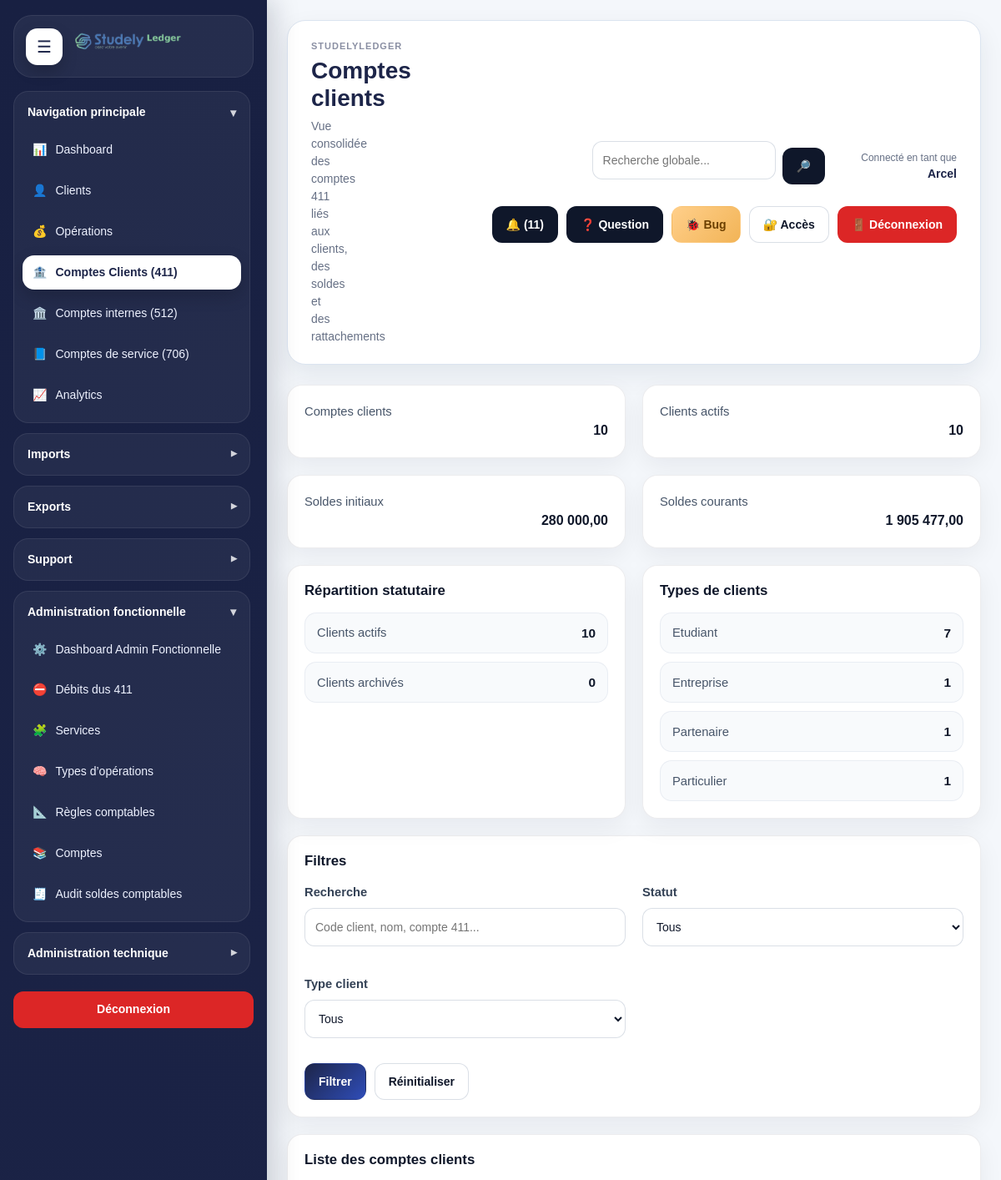
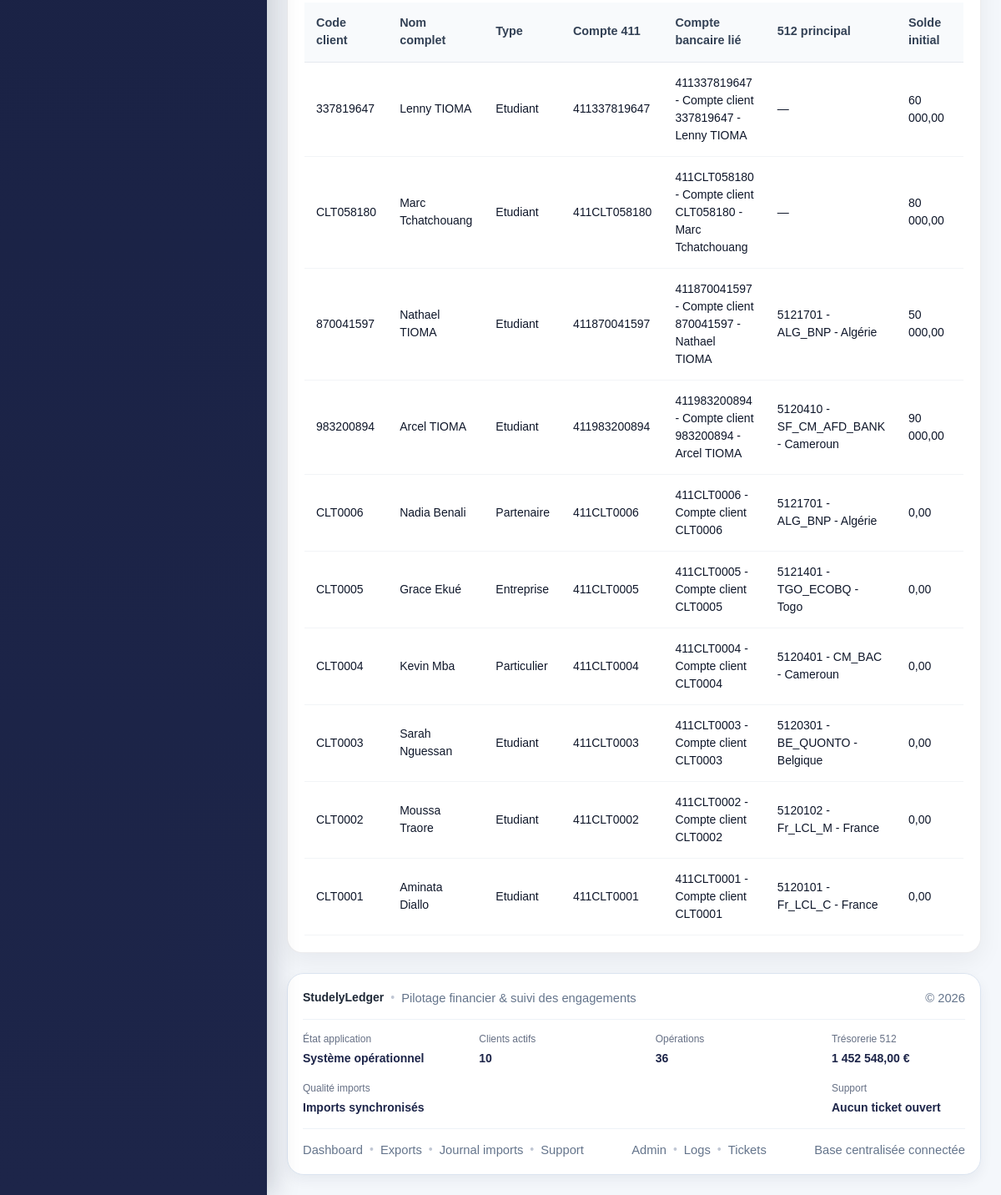
The app's page /modules/clients/client_accounts.php (signed in), older data (2 pictures, top to bottom).
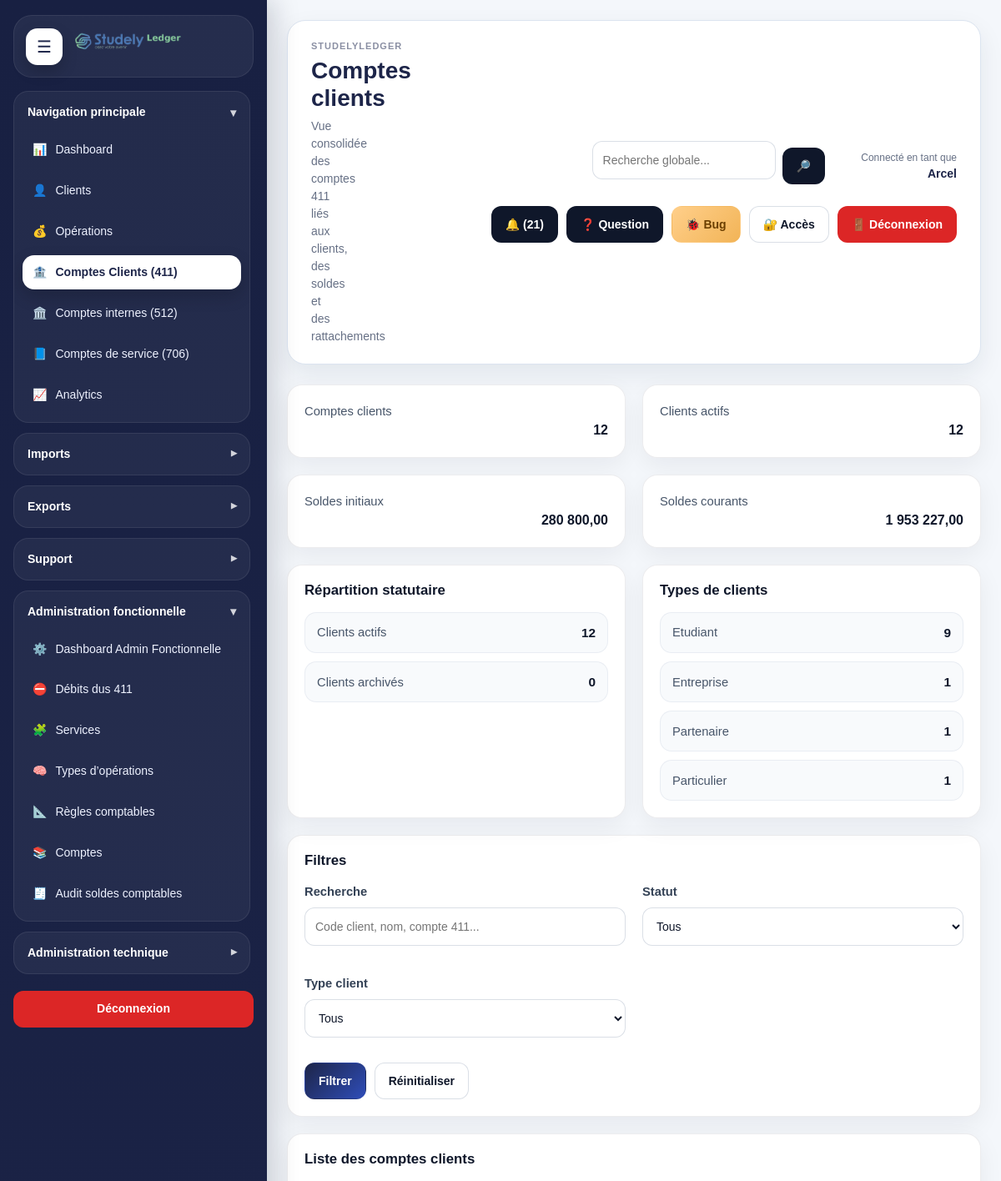
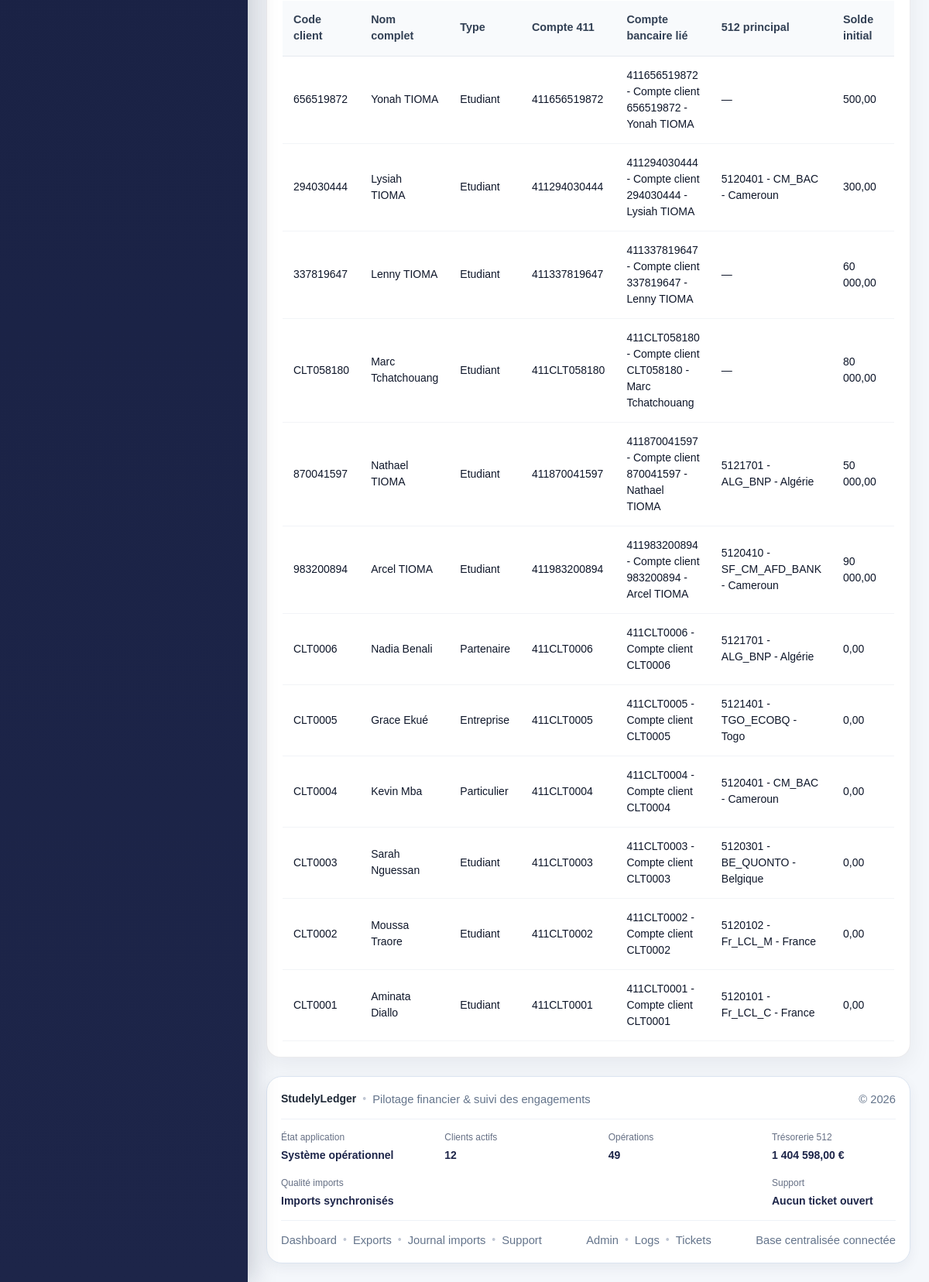
The same page, newer data (2 pictures, top to bottom).
### tables this page shows
CREATE TABLE `clients` (
  `id` int(11) NOT NULL,
  `client_code` varchar(20) NOT NULL,
  `first_name` varchar(150) NOT NULL,
  `last_name` varchar(150) NOT NULL,
  `full_name` varchar(255) NOT NULL,
  `email` varchar(255) DEFAULT NULL,
  `phone` varchar(100) DEFAULT NULL,
  `postal_address` varchar(255) DEFAULT NULL,
  `passport_number` varchar(100) DEFAULT NULL,
  `passport_issue_country` varchar(150) DEFAULT NULL,
  `passport_issue_date` date DEFAULT NULL,
  `passport_expiry_date` date DEFAULT NULL,
  `country_origin` varchar(150) DEFAULT NULL,
  `country_destination` varchar(150) DEFAULT NULL,
  `country_commercial` varchar(150) DEFAULT NULL,
  `client_type` varchar(150) DEFAULT NULL,
  `client_status` varchar(150) DEFAULT NULL,
  `status_id` int(11) DEFAULT NULL,
  `category_id` int(11) DEFAULT NULL,
  `currency` varchar(10) NOT NULL DEFAULT 'EUR',
  `generated_client_account` varchar(50) NOT NULL,
  `initial_treasury_account_id` int(11) DEFAULT NULL,
  `monthly_amount` decimal(15,2) NOT NULL DEFAULT 0.00,
  `monthly_treasury_account_id` int(11) DEFAULT NULL,
  `monthly_day` tinyint(2) NOT NULL DEFAULT 26,
  `monthly_enabled` tinyint(1) NOT NULL DEFAULT 0,
  `monthly_last_generated_at` datetime DEFAULT NULL,
  `is_active` tinyint(1) NOT NULL DEFAULT 1,
  `created_at` datetime NOT NULL DEFAULT current_timestamp(),
  `updated_at` datetime DEFAULT NULL
);

CREATE TABLE `treasury_accounts` (
  `id` int(11) NOT NULL,
  `account_code` varchar(50) NOT NULL,
  `account_label` varchar(255) NOT NULL,
  `bank_name` varchar(255) DEFAULT NULL,
  `subsidiary_name` varchar(255) DEFAULT NULL,
  `zone_code` varchar(100) DEFAULT NULL,
  `country_label` varchar(150) DEFAULT NULL,
  `country_type` varchar(150) DEFAULT NULL,
  `payment_place` varchar(150) DEFAULT NULL,
  `currency_code` varchar(10) NOT NULL DEFAULT 'EUR',
  `opening_balance` decimal(15,2) NOT NULL DEFAULT 0.00,
  `current_balance` decimal(15,2) NOT NULL DEFAULT 0.00,
  `is_active` tinyint(1) NOT NULL DEFAULT 1,
  `created_at` datetime NOT NULL DEFAULT current_timestamp(),
  `updated_at` datetime DEFAULT NULL
);

### includes/admin_functions.php (called while the page is built, shortened)
<?php
if (!function_exists('e')) {
    function e(?string $value): string
    {
        return htmlspecialchars((string)($value ?? ''), ENT_QUOTES, 'UTF-8');
    }
}
if (!function_exists('tableExists')) {
    function tableExists(PDO $pdo, string $tableName): bool
    {
        $stmt = $pdo->prepare("
            SELECT COUNT(*)
            FROM information_schema.TABLES
            WHERE TABLE_SCHEMA = DATABASE()
              AND TABLE_NAME = ?
        ");
        $stmt->execute([$tableName]);
        return (int)$stmt->fetchColumn() > 0;
    }
}
if (!function_exists('countUnreadNotifications')) {
    function countUnreadNotifications(PDO $pdo): int
    {
        if (!tableExists($pdo, 'notifications')) {
            return 0;
        }
        $stmt = $pdo->query("
            SELECT COUNT(*)
            FROM notifications
            WHERE COALESCE(is_read, 0) = 0
        ");
        return (int)$stmt->fetchColumn();
    }
}
        ?>

### modules/clients/client_accounts.php (the view, shortened to what the changed rows need)
<?php
$pdo = getPDO();
require_once __DIR__ . '/../../includes/admin_functions.php';
$pageTitle = 'Comptes clients';
$stats = [
    'total_accounts' => 0,
    'active_clients' => 0,
    'inactive_clients' => 0,
    'total_initial_balance' => 0,
    'total_current_balance' => 0,
];
$typeStats = [];
$baseSql = "
    FROM clients c
    LEFT JOIN (
        SELECT
            cba.client_id,
            ba.id AS bank_account_id,
            ba.account_number,
            ba.account_name,
            COALESCE(ba.initial_balance, 0) AS initial_balance,
            COALESCE(ba.balance, 0) AS balance,
            COALESCE(ba.is_active, 1) AS bank_is_active
        FROM client_bank_accounts cba
        INNER JOIN bank_accounts ba ON ba.id = cba.bank_account_id
        INNER JOIN (
            SELECT client_id, MIN(id) AS first_link_id
            FROM client_bank_accounts
            GROUP BY client_id
        ) x ON x.client_id = cba.client_id AND x.first_link_id = cba.id
    ) ba ON ba.client_id = c.id
    LEFT JOIN treasury_accounts ta ON ta.id = c.initial_treasury_account_id
";
$where = [];
$params = [];
$whereSql = $where ? (' WHERE ' . implode(' AND ', $where)) : '';
$statsSql = "
    SELECT
        COUNT(*) AS total_accounts,
        COALESCE(SUM(CASE WHEN COALESCE(c.is_active,1)=1 THEN 1 ELSE 0 END), 0) AS active_clients,
        COALESCE(SUM(CASE WHEN COALESCE(c.is_active,1)=0 THEN 1 ELSE 0 END), 0) AS inactive_clients,
        COALESCE(SUM(COALESCE(ba.initial_balance,0)), 0) AS total_initial_balance,
        COALESCE(SUM(COALESCE(ba.balance,0)), 0) AS total_current_balance
    {$baseSql}
";
$stmtStats = $pdo->prepare($statsSql);
$stmtStats->execute();
$statsRow = $stmtStats->fetch(PDO::FETCH_ASSOC);
if ($statsRow) {
    $stats = $statsRow;
}
if (tableExists($pdo, 'clients') && columnExists($pdo, 'clients', 'client_type')) {
    $stmtTypeStats = $pdo->query("
        SELECT
            COALESCE(client_type, 'Non renseigné') AS client_type,
            COUNT(*) AS total_count
        FROM clients
        GROUP BY client_type
        ORDER BY total_count DESC, client_type ASC
    ");
    $typeStats = $stmtTypeStats->fetchAll(PDO::FETCH_ASSOC) ?: [];
}
$listSql = "
    SELECT
        c.id AS client_id,
        c.client_code,
        c.full_name,
        c.first_name,
        c.last_name,
        c.client_type,
        c.generated_client_account,
        c.currency,
        c.is_active,
        c.monthly_amount,
        c.monthly_enabled,
        ba.bank_account_id,
        ba.account_number,
        ba.account_name,
        ba.initial_balance,
        ba.balance,
        ta.account_code AS treasury_account_code,
        ta.account_label AS treasury_account_label
    {$baseSql}
    {$whereSql}
    ORDER BY c.id DESC
";
$stmt = $pdo->prepare($listSql);
$stmt->execute($params);
$rows = $stmt->fetchAll(PDO::FETCH_ASSOC) ?: [];
require_once __DIR__ . '/../../includes/document_start.php';
?>
<div class="layout">
    <?php require_once __DIR__ . '/../../includes/sidebar.php'; ?>
    <div class="main">
        <?php require_once __DIR__ . '/../../includes/header.php'; ?>
        <div class="dashboard-grid-4" style="margin-bottom:20px;">
            <div class="card">
                <div class="metric-label">Comptes clients</div>
                <div class="metric-value"><?= (int)($stats['total_accounts'] ?? 0) ?></div>
            </div>
            <div class="card">
                <div class="metric-label">Clients actifs</div>
                <div class="metric-value"><?= (int)($stats['active_clients'] ?? 0) ?></div>
            </div>
            <div class="card">
                <div class="metric-label">Soldes initiaux</div>
                <div class="metric-value"><?= e(number_format((float)($stats['total_initial_balance'] ?? 0), 2, ',', ' ')) ?></div>
            </div>
            <div class="card">
                <div class="metric-label">Soldes courants</div>
                <div class="metric-value"><?= e(number_format((float)($stats['total_current_balance'] ?? 0), 2, ',', ' ')) ?></div>
            </div>
        </div>
        <div class="dashboard-grid-2" style="margin-bottom:20px;">
            <div class="card">
                <div class="sl-data-list">
                    <div class="sl-data-list__row">
                        <span>Clients actifs</span>
                        <strong><?= (int)($stats['active_clients'] ?? 0) ?></strong>
                    </div>
                </div>
            </div>
            <div class="card">
                <?php if ($typeStats): ?>
                    <div class="sl-data-list">
                        <?php foreach ($typeStats as $item): ?>
                            <div class="sl-data-list__row">
                                <span><?= e((string)($item['client_type'] ?? 'Non renseigné')) ?></span>
                                <strong><?= (int)($item['total_count'] ?? 0) ?></strong>
                            </div>
                        <?php endforeach; ?>
                    </div>
                <?php else: ?>
                    <div class="dashboard-note">Aucune donnée disponible.</div>
                <?php endif; ?>
            </div>
        </div>
        <div class="card">
            <div class="table-responsive">
                <table class="modern-table sl-compact-table">
                    <thead>
                        <tr>
                            <th>Code client</th>
                            <th>Nom complet</th>
                            <th>Type</th>
                            <th>Compte 411</th>
                            <th>Compte bancaire lié</th>
                            <th>512 principal</th>
                            <th>Solde initial</th>
                            <th>Solde courant</th>
                        </tr>
                    </thead>
                    <tbody>
                        <?php foreach ($rows as $row): ?>
                            <?php
                            $treasuryDisplay = trim((string)(
                                (($row['treasury_account_code'] ?? '') !== '' ? ($row['treasury_account_code'] . ' - ') : '') .
                                ($row['treasury_account_label'] ?? '')
                            ));
                            $bankDisplay = trim((string)(
                                (($row['account_number'] ?? '') !== '' ? ($row['account_number'] . ' - ') : '') .
                                ($row['account_name'] ?? '')
                            ));
                            ?>
                            <tr>
                                <td><?= e((string)($row['client_code'] ?? '')) ?></td>
                                <td><?= e((string)($row['full_name'] ?? '')) ?></td>
                                <td><?= e((string)($row['client_type'] ?? '—')) ?></td>
                                <td><?= e((string)($row['generated_client_account'] ?? '')) ?></td>
                                <td><?= e($bankDisplay !== '' ? $bankDisplay : '—') ?></td>
                                <td><?= e($treasuryDisplay !== '' ? $treasuryDisplay : '—') ?></td>
                                <td><?= e(number_format((float)($row['initial_balance'] ?? 0), 2, ',', ' ')) ?></td>
                                <td><?= e(number_format((float)($row['balance'] ?? 0), 2, ',', ' ')) ?></td>
                            </tr>
                        <?php endforeach; ?>
                    </tbody>
                </table>
            </div>
        </div>
        <?php require_once __DIR__ . '/../../includes/footer.php'; ?>
    </div>
</div>
<?php require_once __DIR__ . '/../../includes/document_end.php'; ?>

### includes/header.php (shortened to what the changed rows need)
<?php
$title = $pageTitle ?? APP_NAME;
$notificationCount = 0;
if (isset($pdo) && $pdo instanceof PDO && function_exists('countUnreadNotifications')) {
    $notificationCount = countUnreadNotifications($pdo);
}
?>
<header class="studely-header">
    <div class="header-left">
        <div class="header-titles">
            <h1 class="header-title"><?= e($title) ?></h1>
        </div>
    </div>
    <div class="header-right">
        <div class="header-actions" style="display:flex; align-items:center; gap:10px;">
            <div class="header-notification-box" style="position:relative;">
                <a href="<?= e(APP_URL) ?>modules/notifications/notifications.php" class="btn btn-secondary">
                    🔔<?= $notificationCount > 0 ? ' (' . (int)$notificationCount . ')' : '' ?>
                </a>
            </div>
        </div>
    </div>
</header>

### includes/footer.php (shortened to what the changed rows need)
<?php
require_once __DIR__ . '/admin_functions.php';
$totalActiveClients = 0;
$totalOperations = 0;
$totalTreasuryBalance = 0.0;
try {
    if (tableExists($pdo, 'clients')) {
        $totalActiveClients = (int)$pdo->query("
            SELECT COUNT(*)
            FROM clients
            WHERE COALESCE(is_active, 1) = 1
        ")->fetchColumn();
    }
    if (tableExists($pdo, 'operations')) {
        $totalOperations = (int)$pdo->query("
            SELECT COUNT(*)
            FROM operations
        ")->fetchColumn();
    }
    if (tableExists($pdo, 'treasury_accounts')) {
        $totalTreasuryBalance = (float)$pdo->query("
            SELECT COALESCE(SUM(current_balance), 0)
            FROM treasury_accounts
            WHERE COALESCE(is_active, 1) = 1
        ")->fetchColumn();
    }
} catch (Throwable $e) {
}
?>
<footer class="app-footer">
    <div class="rich-footer">
        <div class="system-status-bar">
            <div class="status-item">
                <span class="status-label">Clients actifs</span>
                <span class="status-value"><?= number_format($totalActiveClients, 0, ',', ' ') ?></span>
            </div>
            <div class="status-item">
                <span class="status-label">Opérations</span>
                <span class="status-value"><?= number_format($totalOperations, 0, ',', ' ') ?></span>
            </div>
            <div class="status-item">
                <span class="status-label">Trésorerie 512</span>
                <span class="status-value"><?= number_format($totalTreasuryBalance, 2, ',', ' ') ?> €</span>
            </div>
        </div>
    </div>
</footer>

Row changes from the older to the newer data that the page shows:
added clients: client_code "656519872", full_name "Yonah TIOMA", client_type "Etudiant", generated_client_account "411656519872", bankDisplay "411656519872 - Compte client 656519872 - Yonah TIOMA", treasuryDisplay "—", initial_balance "500,00"
added clients: client_code "294030444", full_name "Lysiah TIOMA", client_type "Etudiant", generated_client_account "411294030444", bankDisplay "411294030444 - Compte client 294030444 - Lysiah TIOMA", initial_treasury_account.account_label "5120401 - CM_BAC - Cameroun", initial_balance "300,00"
Text that changed along with them:
$notificationCount: "11" → "21"
$stats['total_accounts']: "10" → "12"
$stats['active_clients']: "10" → "12"
$stats['total_initial_balance']: "280 000,00" → "280 800,00"
$stats['total_current_balance']: "1 905 477,00" → "1 953 227,00"
$totalActiveClients: "10" → "12"
$totalOperations: "36" → "49"
$totalTreasuryBalance: "1 452 548,00" → "1 404 598,00"
new list line: "Etudiant 9"
list line gone: "Etudiant 7"
